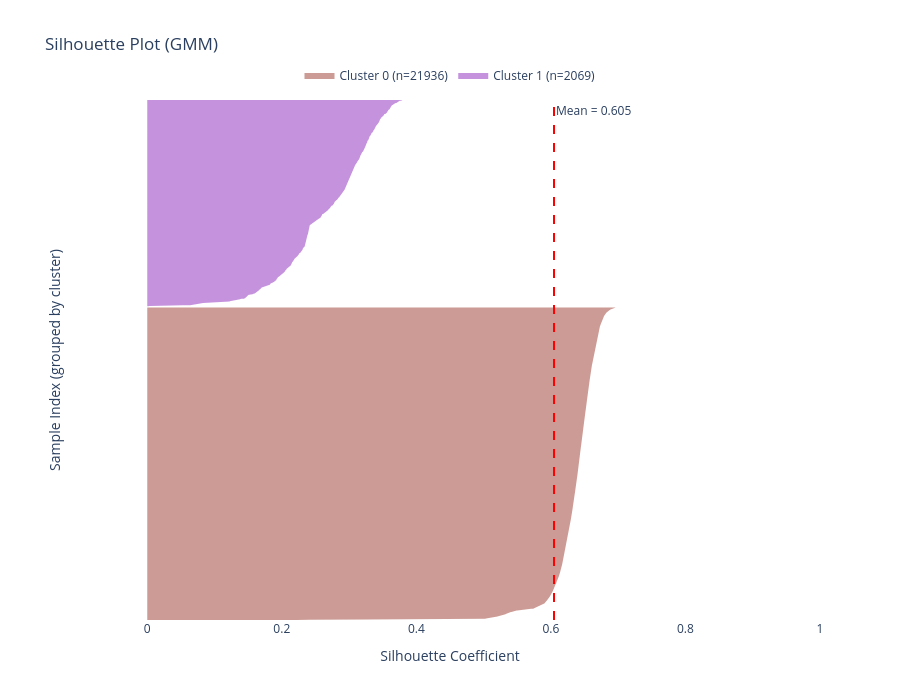

The code cell stored with this chart in its notebook:
### Markdown cell above
These metrics are calculated using labels.

### Code cell
silhouette_vals = silhouette_samples(X_clustered, labels_clustered)
mean_silhouette = np.mean(silhouette_vals)  # o usa metrics["Silhouette"] si ya lo tienes

# Preparar datos por cluster
unique_labels = np.unique(labels_clustered)
y_lower = 0
traces = []

# Máximo número de puntos a mostrar por cluster (solo para rendimiento visual)
MAX_POINTS_PER_CLUSTER = 3000

for label in unique_labels:
    # Seleccionar valores del cluster
    cluster_mask = (labels_clustered == label)
    cluster_sil_vals = silhouette_vals[cluster_mask]
    n_points = len(cluster_sil_vals)
    
    # Ordenar
    sorted_vals = np.sort(cluster_sil_vals)
    
    # Submuestrear solo para visualización si es muy grande
    if n_points > MAX_POINTS_PER_CLUSTER:
        step = n_points // MAX_POINTS_PER_CLUSTER
        plot_vals = sorted_vals[::step]
    else:
        plot_vals = sorted_vals
    
    y_upper = y_lower + len(plot_vals)
    y_range = np.arange(y_lower, y_upper)
    
    # Crear trace con hover personalizado
    traces.append(go.Scatter(
        x=plot_vals,
        y=y_range,
        mode='lines',
        fill='tozerox',
        fillcolor=f'rgba({np.random.randint(50,200)}, {np.random.randint(50,200)}, {np.random.randint(50,200)}, 0.6)',
        line=dict(width=0),
        name=f"Cluster {label} (n={n_points})",
        hovertemplate=(
            f"<b>Cluster {label}</b><br>" +
            "Silhouette: %{x:.3f}<br>" +
            "Posición: %{y}<br>" +
            f"Tamaño total: {n_points}<extra></extra>"
        ),
        showlegend=True
    ))
    
    y_lower = y_upper + 10  # espacio entre clusters

# Crear figura
fig = go.Figure()

# Añadir todos los clusters
for trace in traces:
    fig.add_trace(trace)

# Línea de silueta promedio
fig.add_vline(
    x=mean_silhouette,
    line=dict(color="red", dash="dash", width=2),
    annotation_text=f"Mean = {mean_silhouette:.3f}",
    annotation_position="top right"
)

# Diseño
fig.update_layout(
    title="Silhouette Plot (GMM)",
    xaxis_title="Silhouette Coefficient",
    yaxis_title="Sample Index (grouped by cluster)",
    height=700,
    width=900,
    hovermode="closest",
    legend=dict(
        orientation="h",
        yanchor="bottom",
        y=1.02,
        xanchor="center",
        x=0.5
    ),
    plot_bgcolor="white"
)

fig.update_xaxes(range=[-0.1, 1.0])
fig.update_yaxes(showticklabels=False)  # los índices no son significativos

fig.show()

### Figure 1 — Plotly figure (JSON) as saved in the notebook; plotly's stock layout.template omitted (floating-point values rounded to 4 significant figures; data arrays with more than 128 entries replaced by an {"elided": "..."} marker saying what was removed)
{"data": [{"fill": "tozerox", "fillcolor": "rgba(171, 89, 79, 0.6)", "hovertemplate": "<b>Cluster 0</b><br>Silhouette: %{x:.3f}<br>Posición: %{y}<br>Tamaño total: 21936<extra></extra>", "line": {"width": 0}, "mode": "lines", "name": "Cluster 0 (n=21936)", "showlegend": true, "type": "scatter", "x": {"elided": "3134 float values"}, "y": {"elided": "3134 int values"}}, {"fill": "tozerox", "fillcolor": "rgba(158, 74, 199, 0.6)", "hovertemplate": "<b>Cluster 1</b><br>Silhouette: %{x:.3f}<br>Posición: %{y}<br>Tamaño total: 2069<extra></extra>", "line": {"width": 0}, "mode": "lines", "name": "Cluster 1 (n=2069)", "showlegend": true, "type": "scatter", "x": {"elided": "2069 float values"}, "y": {"elided": "2069 int values"}}], "layout": {"annotations": [{"showarrow": false, "text": "Mean = 0.605", "x": 0.6046, "xanchor": "left", "xref": "x", "y": 1, "yanchor": "top", "yref": "y domain"}], "height": 700, "hovermode": "closest", "legend": {"orientation": "h", "x": 0.5, "xanchor": "center", "y": 1.02, "yanchor": "bottom"}, "plot_bgcolor": "white", "shapes": [{"line": {"color": "red", "dash": "dash", "width": 2}, "type": "line", "x0": 0.6046, "x1": 0.6046, "xref": "x", "y0": 0, "y1": 1, "yref": "y domain"}], "title": {"text": "Silhouette Plot (GMM)"}, "width": 900, "xaxis": {"range": [-0.1, 1], "title": {"text": "Silhouette Coefficient"}}, "yaxis": {"showticklabels": false, "title": {"text": "Sample Index (grouped by cluster)"}}}}
